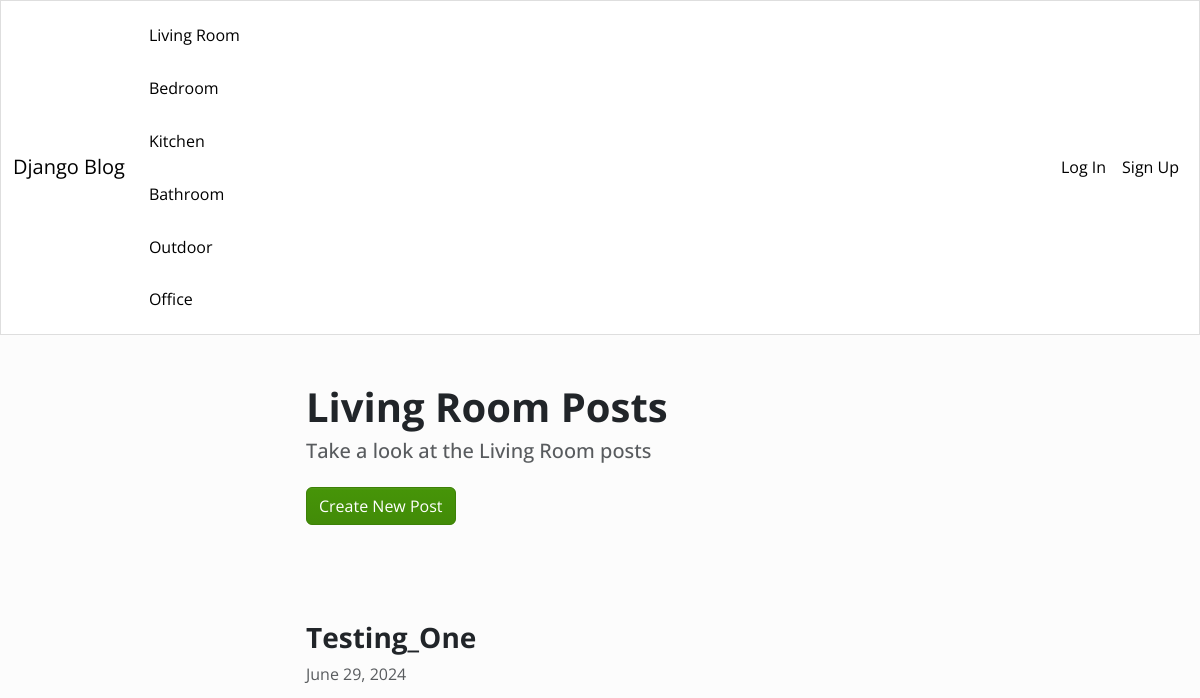
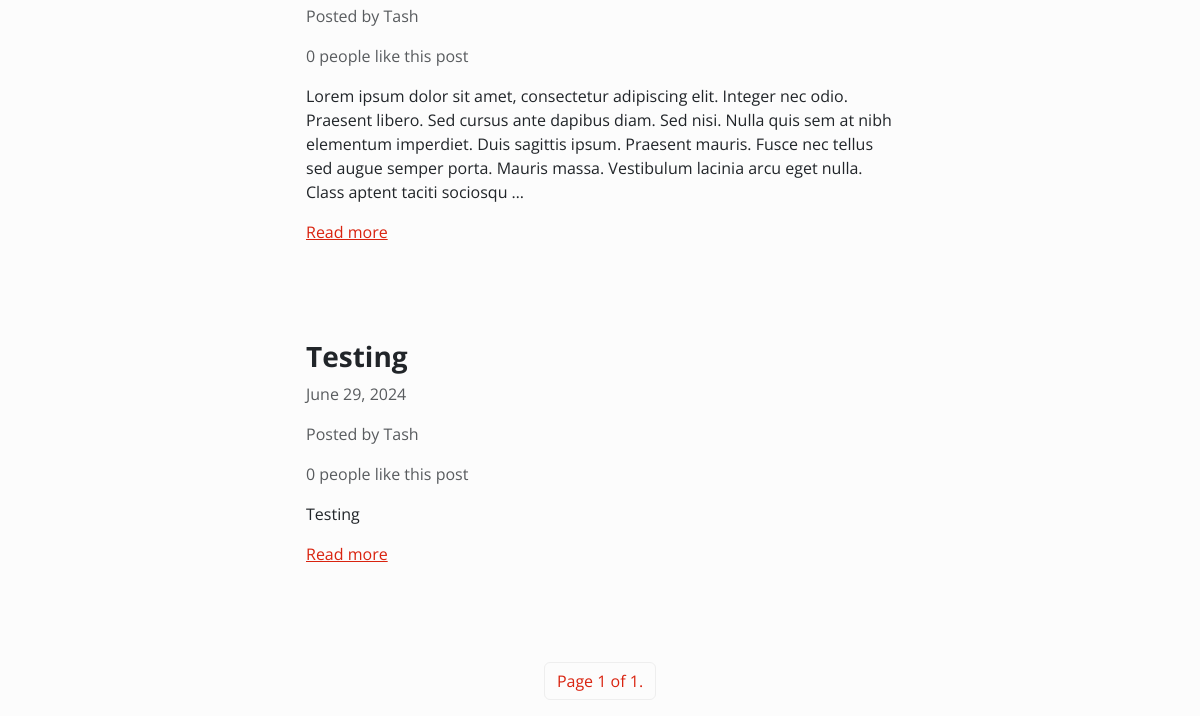
Before: /blog/living/ with the older database file (2 pictures, top to bottom).
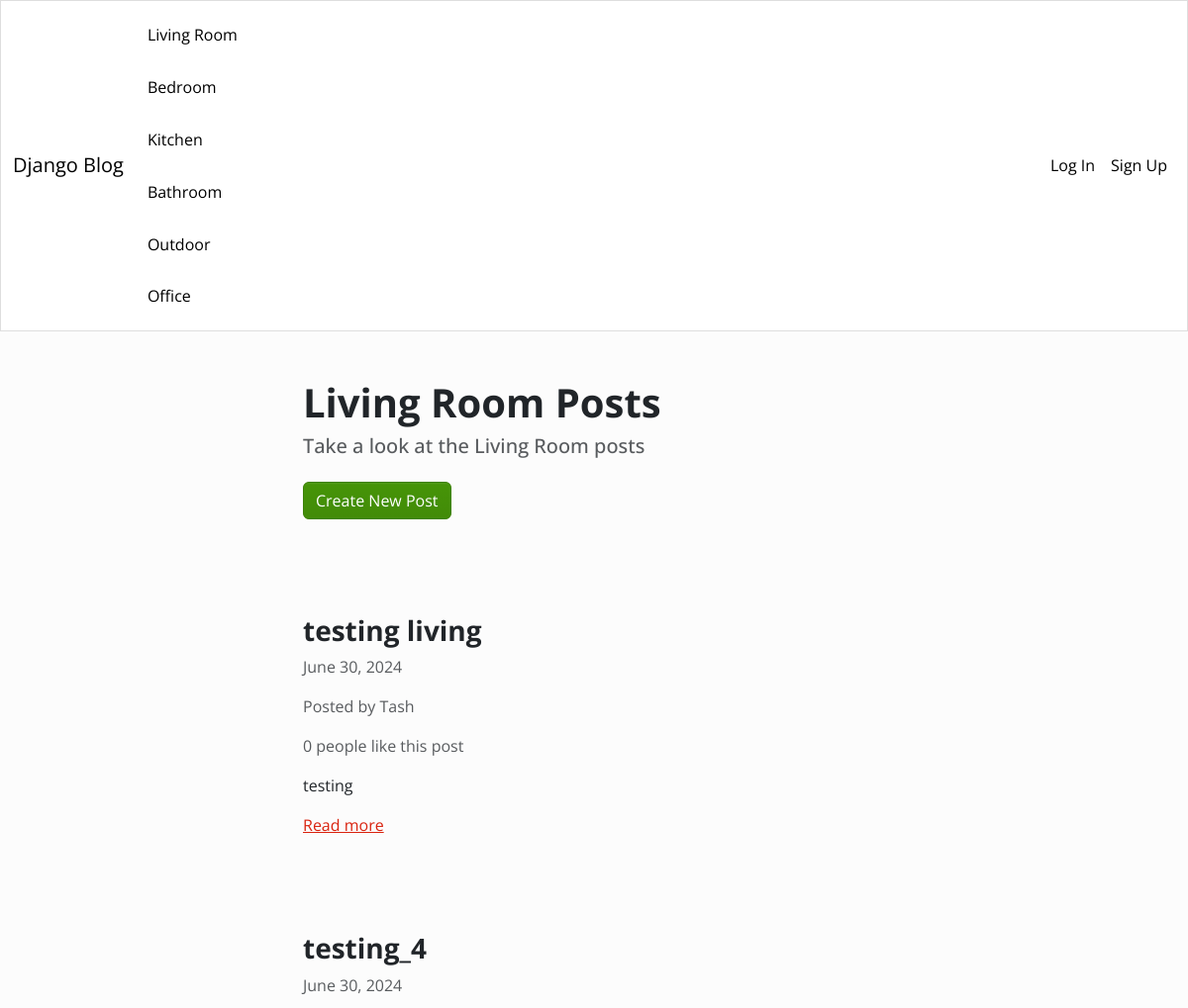
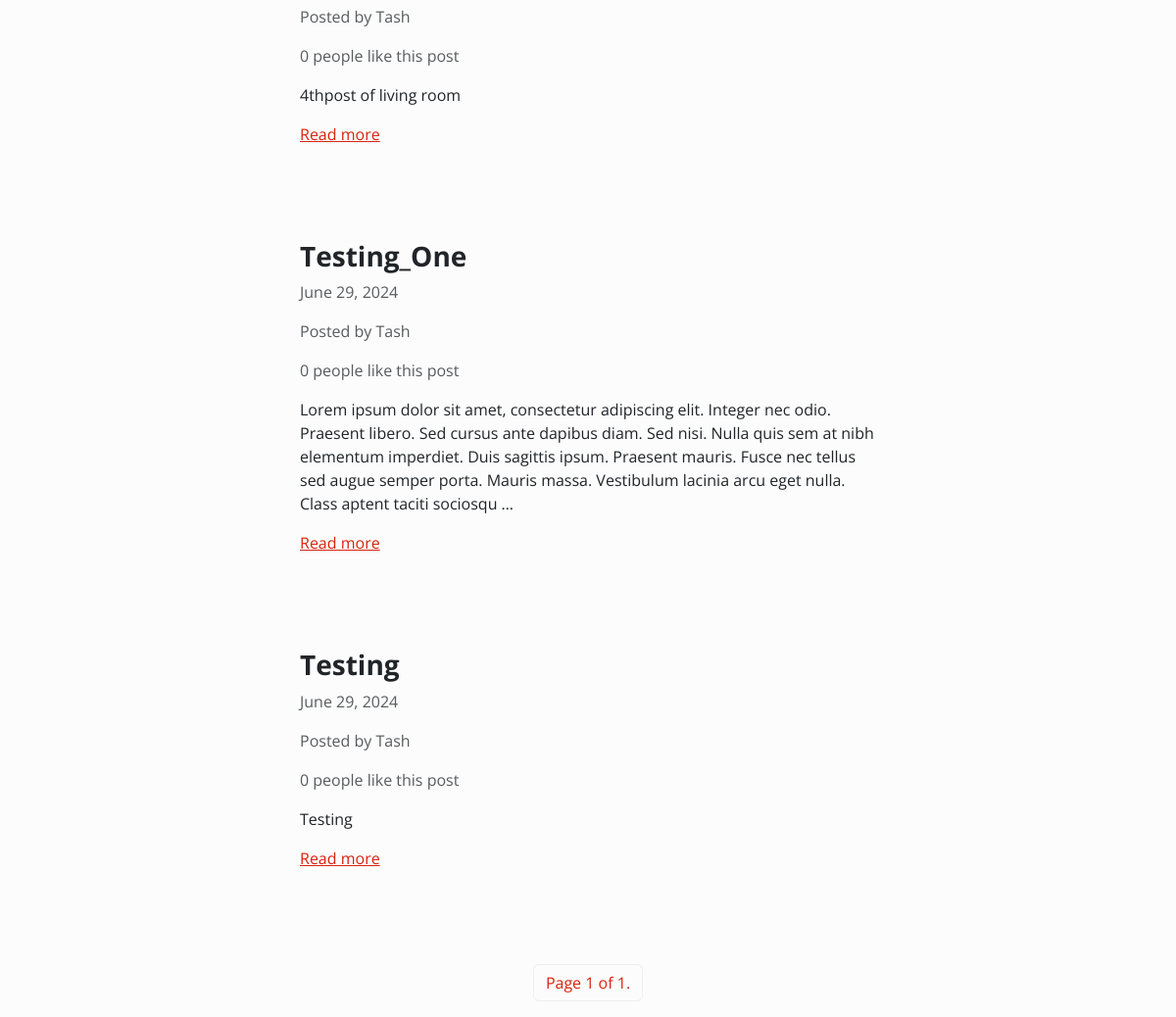
After: the same page with the newer database file (2 pictures, top to bottom).
### blog/models.py (models this page shows)
class Article(models.Model):
    title = models.CharField(max_length=255)
    content = HTMLField()
    date = models.DateField(auto_now_add=True)
    author = models.ForeignKey(User, on_delete=models.CASCADE)
    living = models.BooleanField(default=False)
    bedroom = models.BooleanField(default=False)
    kitchen = models.BooleanField(default=False)
    bathroom = models.BooleanField(default=False)
    outdoor = models.BooleanField(default=False)
    office = models.BooleanField(default=False)
    likes = models.ManyToManyField(User, related_name='likes', blank=True)
    image = models.ImageField(upload_to='images/', blank=True, null=True)

### blog/views.py (the view)
# urls.py: path('living/', LivingRoomPosts.as_view(), name='living'),
class LivingRoomPosts(ListView):
    model = Article
    queryset = Article.objects.filter(living=True).order_by('-date')
    template_name = 'blog/blog_living.html'
    paginate_by = 4
    def get_context_data(self, **kwargs):
        context = super().get_context_data(**kwargs)
        context['living_count'] = self.get_queryset().count()
        return context ###############

### blog/templates/blog/blog_living.html (shortened to what this page needs)
{% extends "blog/blog_base.html" %}
{% block content %}
    <div class="row">
        <div class="col-md-6 col-12 mx-md-auto mx-3 mt-5 mb-5">
            <h1 class="fw-bolder">Living Room Posts</h1>
            <h5 class="text-muted">Take a look at the Living Room posts</h5>
            <a href="{% url 'create_article' %}" class="btn btn-success mt-3">Create New Post</a>
        </div>
    </div>
    {% for object in object_list %}
    <div class="row">
        <div class="col-md-6 col-11 mx-md-auto mx-3 mt-5 mb-5">
            <h3 class="fw-bold">{{ object.title }}</h3>
            <p class="text-muted">{{ object.date }}</p>
            <p class="text-muted">Posted by {{ object.author.username }}</p>
            {% if object.likes.count == 1 %}
                <p class="text-muted">{{ object.likes.count }} person likes this post</p>
            {% else %}
                <p class="text-muted">{{ object.likes.count }} people like this post</p>
            {% endif %}
            <div class="my-3">
                {{ object.content|truncatewords_html:50|safe }}
            </div>
            <a href="{% url 'detail_article' object.id %}">Read more</a>
        </div>
    </div>
    {% endfor %}
    <nav>
        <ul class="pagination">
            <div class="mx-auto d-flex flex-row mt-5">
                <li class="page-item">
                    <a href="#" class="page-link">Page {{ page_obj.number }} of {{ page_obj.paginator.num_pages }}.</a>
                </li>
            </div>
        </ul>
    </nav>
{% endblock %}

Changed rows visible on the page:
added Article: title "testing living", date "June 30, 2024", author.username "Tash", likes.count "0", content "testing"
added Article: title "testing_4", date "June 30, 2024", author.username "Tash", likes.count "0", content "4thpost of living room"
